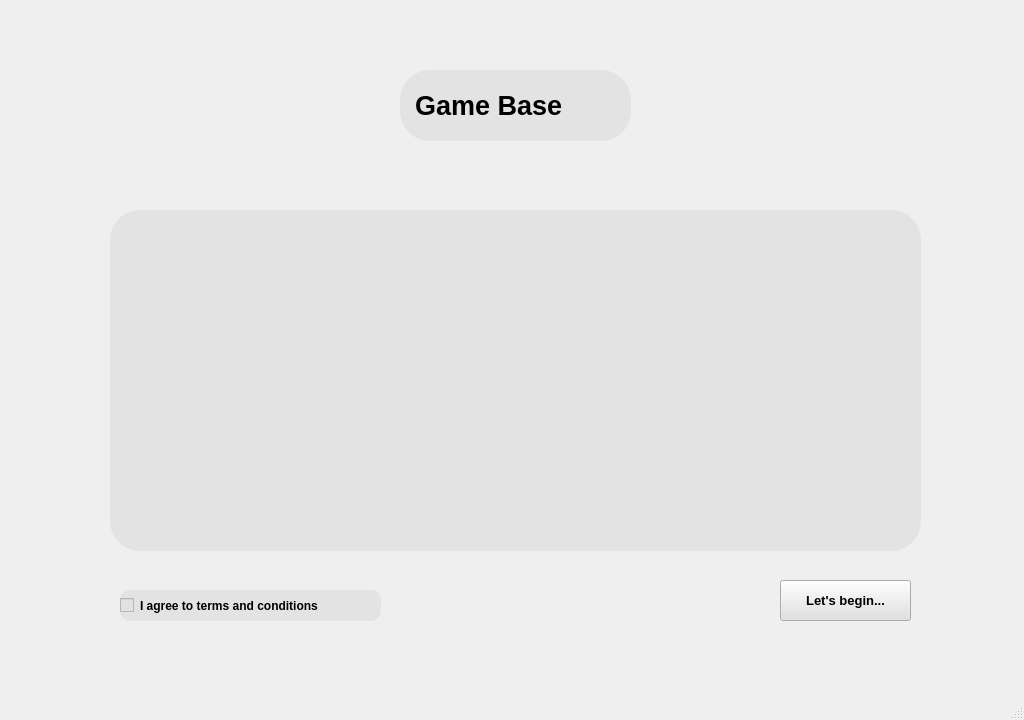
<?xml version="1.0" encoding="UTF-8"?>
<ui version="4.0">
 <class>form1</class>
 <widget class="QMainWindow" name="form1">
  <property name="geometry">
   <rect>
    <x>0</x>
    <y>0</y>
    <width>1024</width>
    <height>720</height>
   </rect>
  </property>
  <property name="windowTitle">
   <string>MainWindow</string>
  </property>
  <widget class="QWidget" name="centralwidget">
   <widget class="QWidget" name="widget" native="true">
    <property name="geometry">
     <rect>
      <x>0</x>
      <y>0</y>
      <width>1024</width>
      <height>720</height>
     </rect>
    </property>
    <widget class="QLabel" name="label">
     <property name="geometry">
      <rect>
       <x>0</x>
       <y>30</y>
       <width>1024</width>
       <height>720</height>
      </rect>
     </property>
     <property name="font">
      <font>
       <family>MS PGothic</family>
       <pointsize>10</pointsize>
       <weight>50</weight>
       <bold>false</bold>
      </font>
     </property>
     <property name="styleSheet">
      <string notr="true">border-image: url(:/images/169-1692124_new-video-games-logo.jpg);</string>
     </property>
     <property name="text">
      <string/>
     </property>
    </widget>
    <widget class="QLabel" name="label_2">
     <property name="geometry">
      <rect>
       <x>110</x>
       <y>210</y>
       <width>811</width>
       <height>341</height>
      </rect>
     </property>
     <property name="styleSheet">
      <string notr="true">background-color: rgb(225, 225, 225,225);
border-radius:30px</string>
     </property>
     <property name="text">
      <string/>
     </property>
    </widget>
    <widget class="QLabel" name="label_3">
     <property name="geometry">
      <rect>
       <x>400</x>
       <y>70</y>
       <width>231</width>
       <height>71</height>
      </rect>
     </property>
     <property name="font">
      <font>
       <pointsize>20</pointsize>
       <weight>75</weight>
       <bold>true</bold>
      </font>
     </property>
     <property name="styleSheet">
      <string notr="true">background-color: rgb(225, 225, 225,225);
border-radius:30px</string>
     </property>
     <property name="text">
      <string>  Game Base</string>
     </property>
    </widget>
    <widget class="QPushButton" name="pushButton">
     <property name="geometry">
      <rect>
       <x>780</x>
       <y>580</y>
       <width>131</width>
       <height>41</height>
      </rect>
     </property>
     <property name="font">
      <font>
       <family>MS Sans Serif</family>
       <pointsize>10</pointsize>
       <weight>75</weight>
       <bold>true</bold>
      </font>
     </property>
     <property name="styleSheet">
      <string notr="true">border-color: qlineargradient(spread:pad, x1:0, y1:0, x2:1, y2:0, stop:0 rgba(0, 0, 0, 255), stop:1 rgba(255, 255, 255, 255));
background-color: rgb(225, 225, 225,225);
</string>
     </property>
     <property name="text">
      <string>Let's begin...</string>
     </property>
    </widget>
    <widget class="QCheckBox" name="checkBox">
     <property name="geometry">
      <rect>
       <x>120</x>
       <y>590</y>
       <width>261</width>
       <height>31</height>
      </rect>
     </property>
     <property name="font">
      <font>
       <pointsize>9</pointsize>
       <weight>75</weight>
       <bold>true</bold>
      </font>
     </property>
     <property name="styleSheet">
      <string notr="true">background-color: rgb(225, 225, 225,225);
border-radius:10px</string>
     </property>
     <property name="text">
      <string>I agree to terms and conditions</string>
     </property>
    </widget>
   </widget>
  </widget>
  <widget class="QMenuBar" name="menubar">
   <property name="geometry">
    <rect>
     <x>0</x>
     <y>0</y>
     <width>1024</width>
     <height>26</height>
    </rect>
   </property>
  </widget>
  <widget class="QStatusBar" name="statusbar"/>
 </widget>
 <resources>
  <include location="res.qrc"/>
 </resources>
 <connections/>
</ui>
